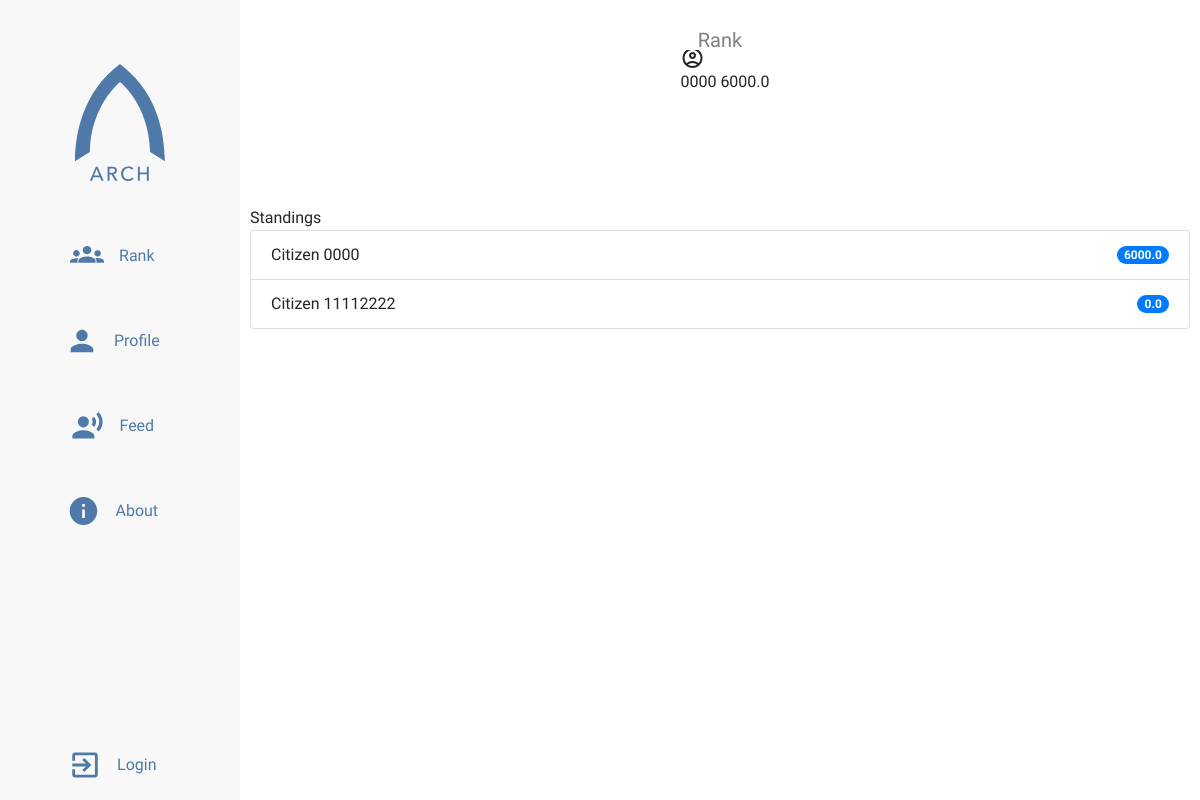
/rank, run on an earlier commit of the app's database.
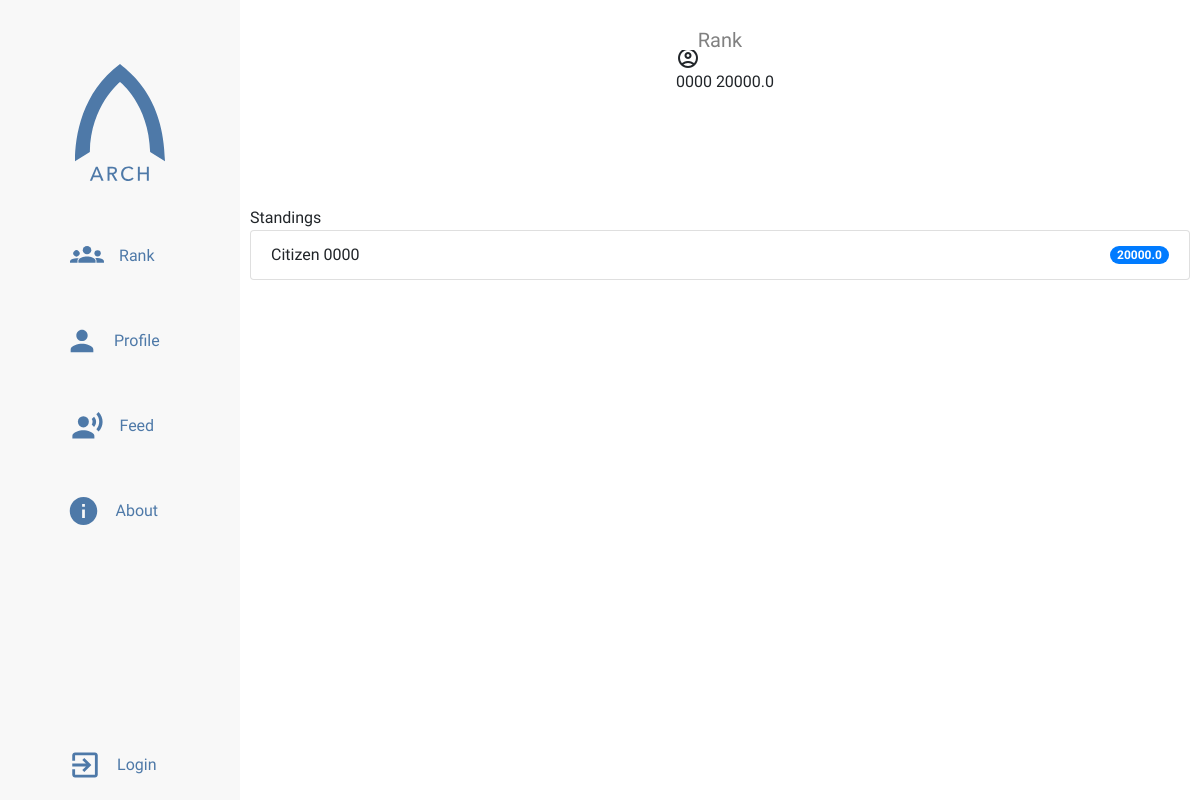
And on a later commit of the database.
### app/models.py (models this page shows, shortened)
class Citizen(db.Model, UserMixin):
    citizen_id = db.Column(db.String(12), primary_key=True)
    name = db.Column(db.String(64), index=True)
    score = db.Column(db.Float)
    password_hash = db.Column(db.String(128))
    permission = db.Column(db.String(20), index=True, default='citizen')
    completed_signup = db.Column(db.Integer)
    profile_image = db.Column(db.String(100))
    bio = db.Column(db.String(200))
    fav_leader = db.Column(db.String(30))
    income = db.Column(db.Integer)

### app/routes.py (the view)
@app.route('/rank')
def rank():
    page = request.args.get('page', 1, type=int)
    citizens = Citizen.query.order_by(
        Citizen.score.desc()).paginate(
        page, 10, False)
    next_citizens = url_for('rank', page=citizens.next_num) \
        if citizens.has_next else None
    prev_citizens = url_for('rank', page=citizens.prev_num) \
        if citizens.has_prev else None
    top_citizens = Citizen.query.filter(
        Citizen.score >= 5000).order_by(
        func.random()).limit(3)
    return render_template(
        'rank.html',
        citizens=citizens.items,
        tops=top_citizens,
        next=next_citizens,
        prev=prev_citizens,
        title="Rank")

### app/templates/rank.html (shortened to what this page needs)
{% extends "sidebar-base.html" %}
{% block style %}
     <link rel="stylesheet" type="text/css" href="{{ url_for('static', filename='styles/rank.css') }}">
{% endblock %}
{% block content %}
     <ul class="highlight-box">
          {% for top in tops %}
               <li class="highlight">
                    <i class="material-icons-outlined">
                         account_circle
                    </i>
                    {{ top.citizen_id }}
                    {{ top.score }}
               </li>
          {% endfor %}
     </ul>
     Standings
     <ol class="list-group">
          {% for citizen in citizens %}
               <li class="list-group-item d-flex justify-content-between align-items-center">
                    Citizen {{ citizen.citizen_id }}
                    <span class="badge badge-primary badge-pill">
                         {{ citizen.score }}
                    </span>
               </li>
          {% endfor %}
{% endblock content %}

What changed in the data, as far as the page shows it:
removed Citizen: citizen_id "11112222", score "0.0"
changed Citizen id 0000: score "6000.0" → "20000.0"
